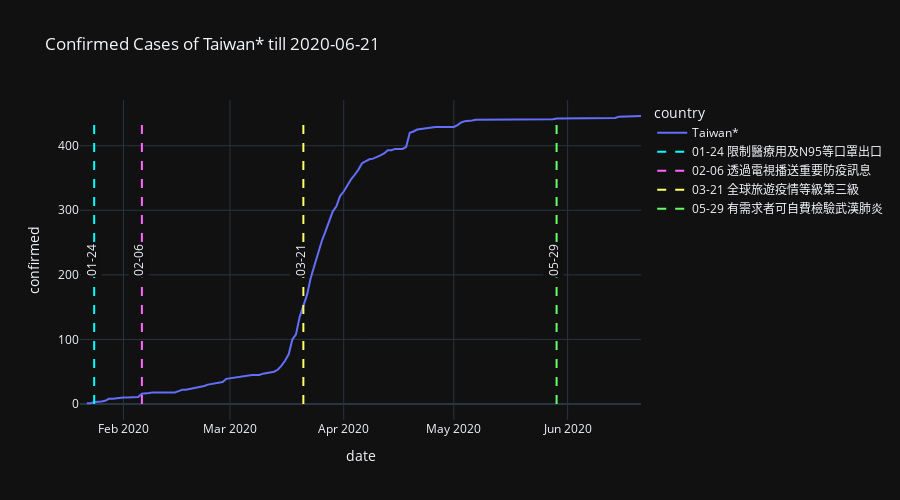
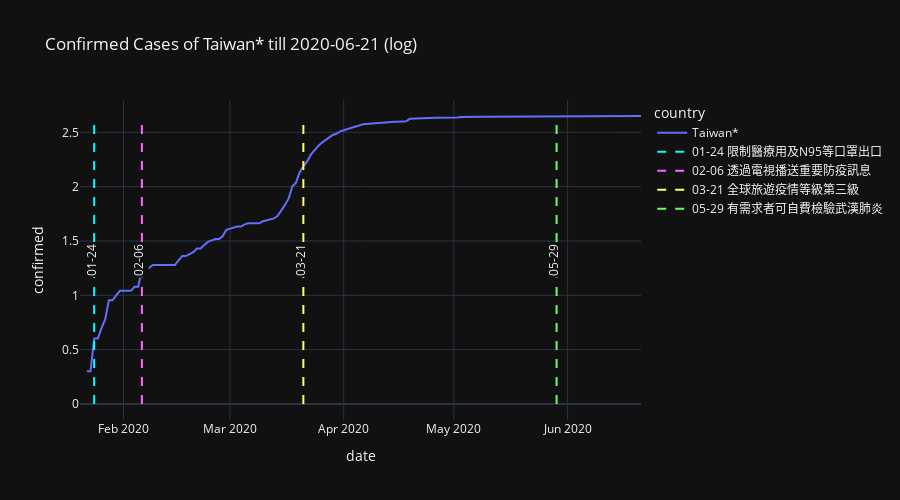
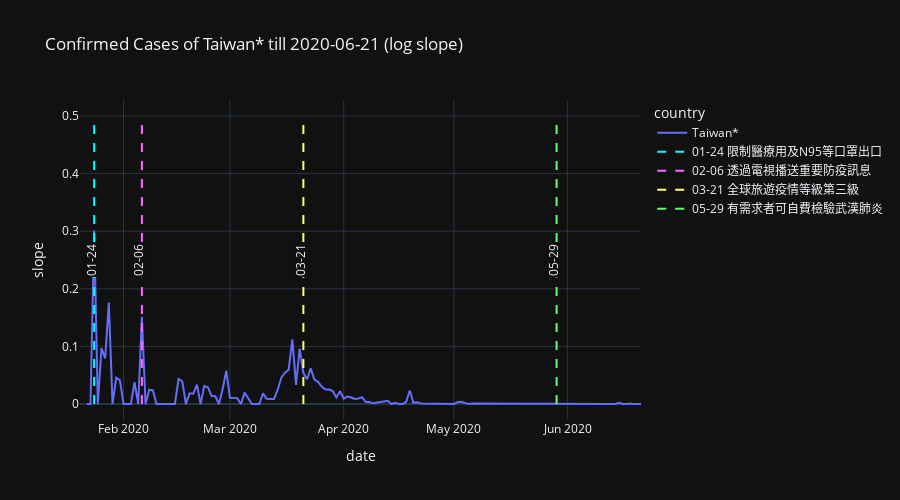

Here is the notebook cell these charts were saved with, in order:
### Markdown cell above
### 台灣

### Code cell
events = [['01-24', '限制醫療用及N95等口罩出口', color_3],
          ['02-06', '透過電視播送重要防疫訊息', color_5],
          ['03-21', '全球旅遊疫情等級第三級', color_1],
          ['05-29', '有需求者可自費檢驗武漢肺炎', color_2]]

plot_by_country('Taiwan*', events)
plot_by_country2('Taiwan*', events)
plot_by_country3('Taiwan*', events)

### Figure 1 — Plotly figure (JSON) as saved in the notebook; plotly's stock layout.template omitted (floating-point values rounded to 4 significant figures; data arrays with more than 128 entries replaced by an {"elided": "..."} marker saying what was removed)
{"data": [{"hovertemplate": "country=Taiwan*<br>date=%{x}<br>confirmed=%{y}<extra></extra>", "legendgroup": "Taiwan*", "line": {"color": "#636efa", "dash": "solid"}, "mode": "lines", "name": "Taiwan*", "orientation": "v", "showlegend": true, "type": "scatter", "x": {"elided": "152 str values"}, "xaxis": "x", "y": {"elided": "152 int values"}, "yaxis": "y"}, {"line": {"color": "#00ffff", "dash": "dash"}, "mode": "lines", "name": "01-24 限制醫療用及N95等口罩出口", "type": "scatter", "x": ["2020-01-24", "2020-01-24"], "y": [0, 446]}, {"line": {"color": "#ff66ff", "dash": "dash"}, "mode": "lines", "name": "02-06 透過電視播送重要防疫訊息", "type": "scatter", "x": ["2020-02-06", "2020-02-06"], "y": [0, 446]}, {"line": {"color": "#ffff66", "dash": "dash"}, "mode": "lines", "name": "03-21 全球旅遊疫情等級第三級", "type": "scatter", "x": ["2020-03-21", "2020-03-21"], "y": [0, 446]}, {"line": {"color": "#66ff66", "dash": "dash"}, "mode": "lines", "name": "05-29 有需求者可自費檢驗武漢肺炎", "type": "scatter", "x": ["2020-05-29", "2020-05-29"], "y": [0, 446]}], "layout": {"annotations": [{"bgcolor": "#101010", "showarrow": false, "text": "01-24", "textangle": -90, "x": "2020-01-23", "y": 223}, {"bgcolor": "#101010", "showarrow": false, "text": "02-06", "textangle": -90, "x": "2020-02-05", "y": 223}, {"bgcolor": "#101010", "showarrow": false, "text": "03-21", "textangle": -90, "x": "2020-03-20", "y": 223}, {"bgcolor": "#101010", "showarrow": false, "text": "05-29", "textangle": -90, "x": "2020-05-28", "y": 223}], "height": 500, "legend": {"title": {"text": "country"}, "tracegroupgap": 0}, "title": {"text": "Confirmed Cases of Taiwan* till 2020-06-21"}, "xaxis": {"anchor": "y", "domain": [0, 1], "title": {"text": "date"}}, "yaxis": {"anchor": "x", "domain": [0, 1], "title": {"text": "confirmed"}}}}

### Figure 2 — Plotly figure (JSON) as saved in the notebook; plotly's stock layout.template omitted (floating-point values rounded to 4 significant figures; data arrays with more than 128 entries replaced by an {"elided": "..."} marker saying what was removed)
{"data": [{"hovertemplate": "country=Taiwan*<br>date=%{x}<br>confirmed=%{y}<extra></extra>", "legendgroup": "Taiwan*", "line": {"color": "#636efa", "dash": "solid"}, "mode": "lines", "name": "Taiwan*", "orientation": "v", "showlegend": true, "type": "scatter", "x": {"elided": "152 str values"}, "xaxis": "x", "y": {"elided": "152 float values"}, "yaxis": "y"}, {"line": {"color": "#00ffff", "dash": "dash"}, "mode": "lines", "name": "01-24 限制醫療用及N95等口罩出口", "type": "scatter", "x": ["2020-01-24", "2020-01-24"], "y": [0, 2.65]}, {"line": {"color": "#ff66ff", "dash": "dash"}, "mode": "lines", "name": "02-06 透過電視播送重要防疫訊息", "type": "scatter", "x": ["2020-02-06", "2020-02-06"], "y": [0, 2.65]}, {"line": {"color": "#ffff66", "dash": "dash"}, "mode": "lines", "name": "03-21 全球旅遊疫情等級第三級", "type": "scatter", "x": ["2020-03-21", "2020-03-21"], "y": [0, 2.65]}, {"line": {"color": "#66ff66", "dash": "dash"}, "mode": "lines", "name": "05-29 有需求者可自費檢驗武漢肺炎", "type": "scatter", "x": ["2020-05-29", "2020-05-29"], "y": [0, 2.65]}], "layout": {"annotations": [{"bgcolor": "#101010", "showarrow": false, "text": "01-24", "textangle": -90, "x": "2020-01-23", "y": 1.325}, {"bgcolor": "#101010", "showarrow": false, "text": "02-06", "textangle": -90, "x": "2020-02-05", "y": 1.325}, {"bgcolor": "#101010", "showarrow": false, "text": "03-21", "textangle": -90, "x": "2020-03-20", "y": 1.325}, {"bgcolor": "#101010", "showarrow": false, "text": "05-29", "textangle": -90, "x": "2020-05-28", "y": 1.325}], "height": 500, "legend": {"title": {"text": "country"}, "tracegroupgap": 0}, "title": {"text": "Confirmed Cases of Taiwan* till 2020-06-21 (log)"}, "xaxis": {"anchor": "y", "domain": [0, 1], "title": {"text": "date"}}, "yaxis": {"anchor": "x", "domain": [0, 1], "title": {"text": "confirmed"}}}}

### Figure 3 — Plotly figure (JSON) as saved in the notebook; plotly's stock layout.template omitted (floating-point values rounded to 4 significant figures; data arrays with more than 128 entries replaced by an {"elided": "..."} marker saying what was removed)
{"data": [{"hovertemplate": "country=Taiwan*<br>date=%{x}<br>slope=%{y}<extra></extra>", "legendgroup": "Taiwan*", "line": {"color": "#636efa", "dash": "solid"}, "mode": "lines", "name": "Taiwan*", "orientation": "v", "showlegend": true, "type": "scatter", "x": {"elided": "152 str values"}, "xaxis": "x", "y": {"elided": "152 float values"}, "yaxis": "y"}, {"line": {"color": "#00ffff", "dash": "dash"}, "mode": "lines", "name": "01-24 限制醫療用及N95等口罩出口", "type": "scatter", "x": ["2020-01-24", "2020-01-24"], "y": [0, 0.5]}, {"line": {"color": "#ff66ff", "dash": "dash"}, "mode": "lines", "name": "02-06 透過電視播送重要防疫訊息", "type": "scatter", "x": ["2020-02-06", "2020-02-06"], "y": [0, 0.5]}, {"line": {"color": "#ffff66", "dash": "dash"}, "mode": "lines", "name": "03-21 全球旅遊疫情等級第三級", "type": "scatter", "x": ["2020-03-21", "2020-03-21"], "y": [0, 0.5]}, {"line": {"color": "#66ff66", "dash": "dash"}, "mode": "lines", "name": "05-29 有需求者可自費檢驗武漢肺炎", "type": "scatter", "x": ["2020-05-29", "2020-05-29"], "y": [0, 0.5]}], "layout": {"annotations": [{"bgcolor": "#101010", "showarrow": false, "text": "01-24", "textangle": -90, "x": "2020-01-23", "y": 0.25}, {"bgcolor": "#101010", "showarrow": false, "text": "02-06", "textangle": -90, "x": "2020-02-05", "y": 0.25}, {"bgcolor": "#101010", "showarrow": false, "text": "03-21", "textangle": -90, "x": "2020-03-20", "y": 0.25}, {"bgcolor": "#101010", "showarrow": false, "text": "05-29", "textangle": -90, "x": "2020-05-28", "y": 0.25}], "height": 500, "legend": {"title": {"text": "country"}, "tracegroupgap": 0}, "title": {"text": "Confirmed Cases of Taiwan* till 2020-06-21 (log slope)"}, "xaxis": {"anchor": "y", "domain": [0, 1], "title": {"text": "date"}}, "yaxis": {"anchor": "x", "domain": [0, 1], "title": {"text": "slope"}}}}
